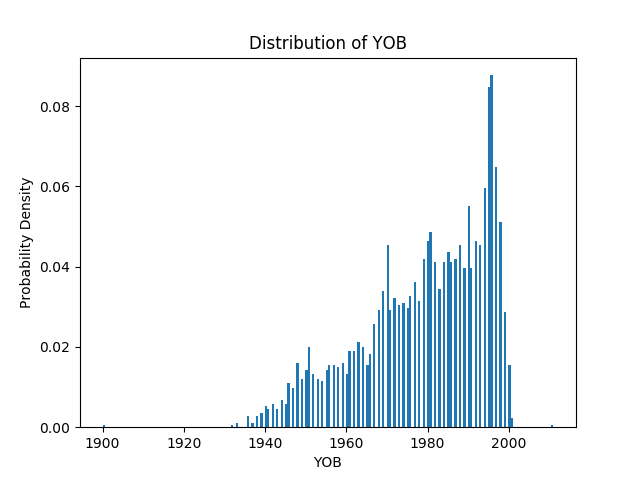

The Python source for this figure:
import pandas as pd
import numpy as np
import matplotlib.pyplot as plt

filename = '../data/train.csv'
df = pd.read_csv(filename,header=0)
df = df['YOB']
df = df.dropna()
df = df.as_matrix()

plt.figure()

# X=np.arange(1, df.shape[0])
plt.hist(df, 200, normed=1,)
plt.xlabel('YOB')
plt.ylabel('Probability Density')
plt.title('Distribution of YOB')
plt.savefig('./histogram.png')
plt.show()
